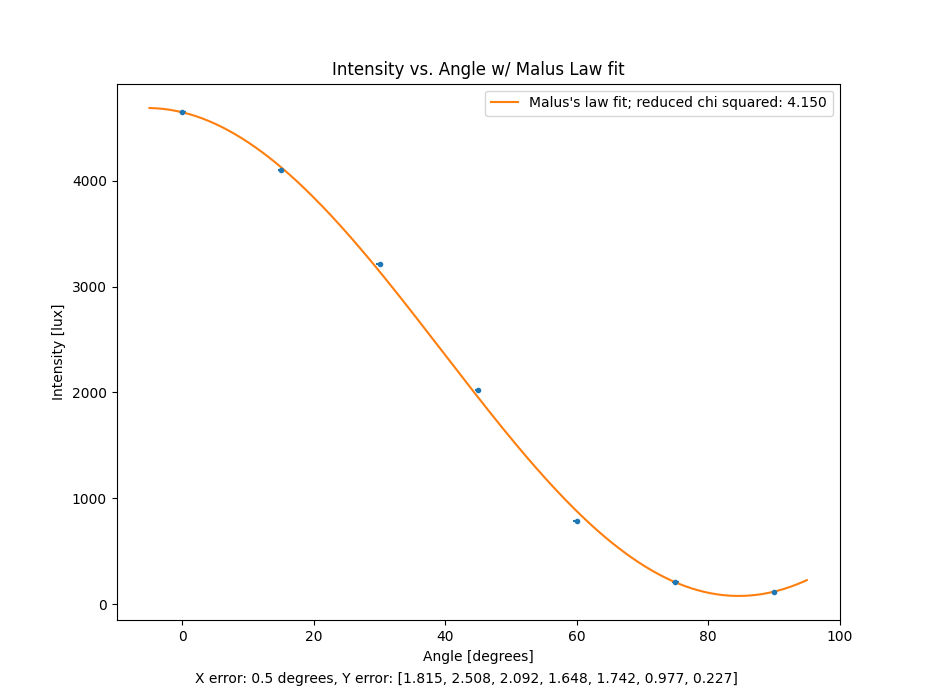

This figure's Python source:
import matplotlib.pyplot as plt
import numpy as np
from scipy.optimize import curve_fit

# data
intensity = np.array([4648.823, 4105.042, 3210.140, 2021.742, 783.725, 212.835, 117.059]) # lux ; 0-6,000 lux range
int_err = np.array([1.815, 2.508, 2.092, 1.648, 1.742, 0.977, 0.227]) # lux
angle = np.array([0, 15, 30, 45, 60, 75, 90]) # degrees
angle_err = np.array([0.5, 0.5, 0.5, 0.5, 0.5, 0.5, 0.5])

# degrees to radians
angle_rad = np.radians(angle)
angle_rad_err = np.radians(angle_err)

# malus's law
def malus(theta, i0, theta0, ibg):
    return i0 * (np.cos(theta-theta0)) ** 2 + ibg

# initial fit for curve steepness (di_dtheta)
guesses = [4600, 0, 100]
popt_i, pcov_i = curve_fit(malus, angle_rad, intensity, sigma=int_err, absolute_sigma=True, p0=guesses)
i0_i, theta0_i, ibg_i = popt_i

# propagating uncertainty
di_dtheta = -2 * i0_i * np.cos(angle_rad - theta0_i) * np.sin(angle_rad - theta0_i)
eff_err = np.sqrt(int_err**2 + (di_dtheta * angle_rad_err)**2)

# final fit w/ effective uncertainties
popt, pcov = curve_fit(malus, angle_rad, intensity, sigma=eff_err, absolute_sigma=True, p0=popt_i)
io_fit, theta0_fit, ibg_fit = popt
perr = np.sqrt(np.diag(pcov))

# radians to degrees
theta0_deg = np.degrees(theta0_fit)
theta_err_deg = np.degrees(perr[1])

# continuous lines
angle_fit_deg = np.linspace(-5, 95, 200)
angle_fit_rad = np.radians(angle_fit_deg)
intensity_fit = malus(angle_fit_rad, *popt)

# reduced chi squared
residuals = intensity - malus(angle_rad, *popt)
chi_sq = np.sum((residuals / eff_err) ** 2)
red_chi_sq = chi_sq / (len(intensity) - 3)
print(f"Reduced chi squared: {red_chi_sq}")

# plot
fig = plt.figure()
plt.xlabel("Angle [degrees]")
plt.ylabel("Intensity [lux]")
plt.title("Intensity vs. Angle w/ Malus Law fit")

plt.errorbar(angle, intensity, xerr=angle_err, yerr=int_err, fmt=".")
plt.plot(angle_fit_deg, intensity_fit, label=f"Malus's law fit; reduced chi squared: {red_chi_sq:.3f}")
text = f"X error: 0.5 degrees, Y error: {[1.815, 2.508, 2.092, 1.648, 1.742, 0.977, 0.227]}"
fig = fig.text(0.5, 0.02, text, wrap=True, horizontalalignment='center')


plt.legend()
plt.show()
